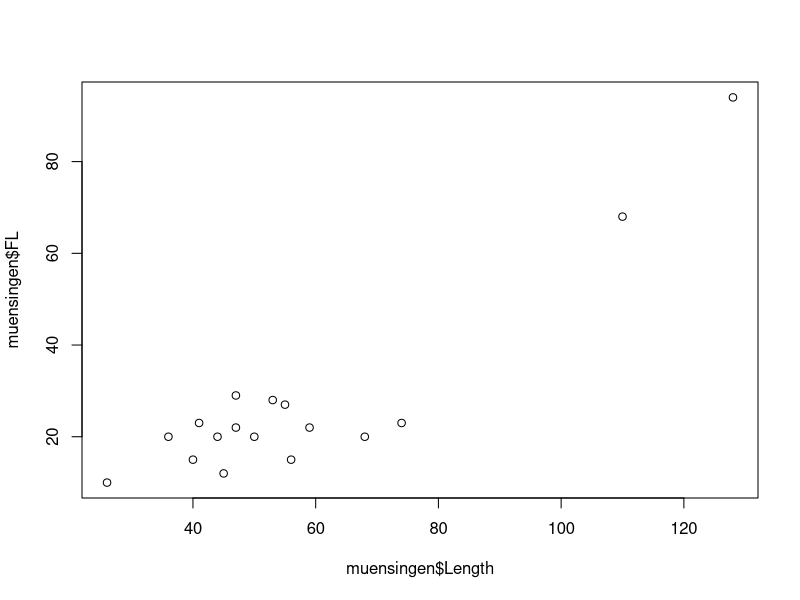
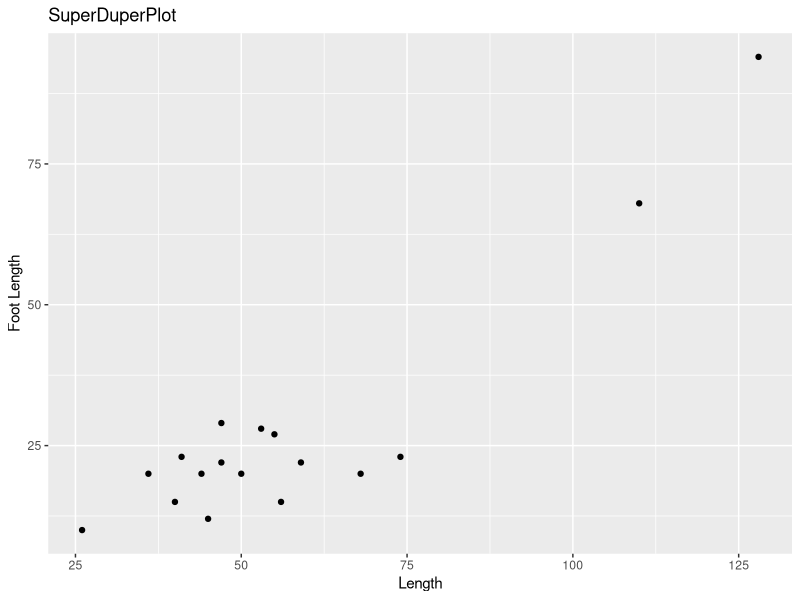

Reproduce these figures in R, in order. (Note: this script raises an error after producing the figures.)
library(ggplot2)
library(ggthemes)

muensingen <- read.csv2("muensingen_fib.csv")

## scatterplot

plot(muensingen$Length,muensingen$FL)

m <- ggplot(data=muensingen)

m + geom_point(aes(x=Length, y=FL)) +
  ylab("Foot Length") + ggtitle("SuperDuperPlot")

## barplot

plot(muensingen$fibula_scheme)

b <- m + geom_bar(aes(x=fibula_scheme))

b

b + ggtitle("Plot 2")

